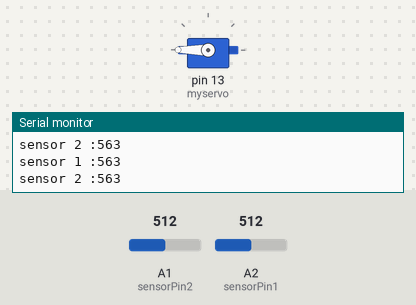
A sketch run on a simulated Arduino Uno, built with avr-gcc and run on an emulated ATmega328P. On the bench: servo, the last lines printed to the serial monitor. The inputs (shaded band) are chosen by the test bench; at power-on: A1 (sensorPin2) = 512, A2 (sensorPin1) = 512.

Above: at 8.2 s.
8.3 s: A1 (sensorPin2) set to 523
At 17.1 s:
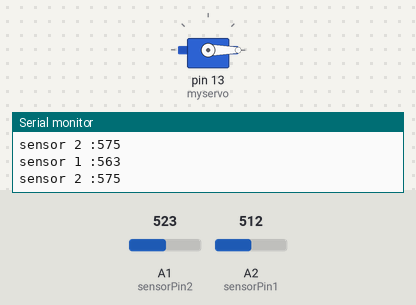
17.5 s: A1 (sensorPin2) set to 511
At 27.1 s:
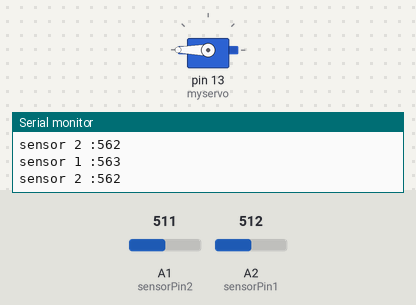
Timing chart, 0 to 28.6 s (numbered marks = the images above; inputs shaded):
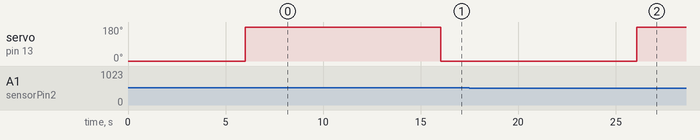

The sketch:

servo_with_photoresistor.ino
```cpp
const int sensorPin1 = A2;
const int sensorPin2 = A1;
#include <Servo.h>
Servo myservo;
void setup() {
  Serial.begin(9600);
  myservo.attach(13);//attachs the servo on pin 15 to servo object
  myservo.write(0);//back to 0 degrees
  delay(1000);//wait for a second
}

void loop() {
  int sensorValue1 = analogRead(sensorPin1);
  int sensorValue2 = analogRead(sensorPin2);
  int sum = 0;
  int sum2 = 0;
for (int i=0 ; i <= 10; i++){
  sum += sensorValue1;

}
for (int i=0 ; i <= 10; i++){
  sum2 += sensorValue2;
}

  Serial.print("sensor 1 :");
  int avg1 = (sum/10);
  int avg2 = (sum2/10);
  Serial.println(avg1);
  Serial.print("sensor 2 :");
  Serial.println(avg2);
  delay(5000);

  if (avg1 < avg2){
    myservo.write(0); //write the i angle to the servo
    delay(15); //delay 15ms
  }else{
    myservo.write(180); //write the i angle to the servo
    delay(15); //delay 15ms
  }
}
```

Measured:
- the behaviour switches between 512 and 513 on A1 (sensorPin2) (found by bisection; images 0 and 1)
- after the input at 8.3 s, servo on pin 13 (myservo): 180° → 0° after 7.7 s
- after the input at 17.5 s, servo on pin 13 (myservo): 0° → 180° after 8.6 s
